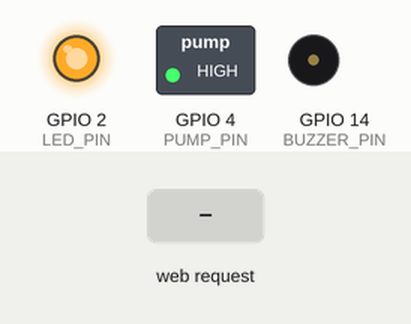
Simulated run of this sketch. Board: ESP32. Parts: switched loads named in the sketch (green lamp = pin HIGH), output pins drawn as LEDs (lit = HIGH), buzzer (waves = sounding, pin HIGH). The test bench sets the inputs (shaded band). WiFi joins after 1.5 s; servers stay silent unless stated; what the sketch prints to the serial monitor is not drawn.

Above: at 2.7 s.
2.8 s: HTTP request GET /pump/on received
At 3.7 s:
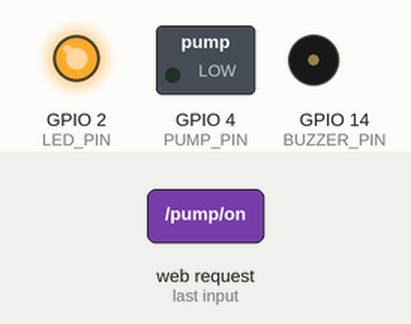
4.3 s: HTTP request GET /led/off received
At 4.8 s:
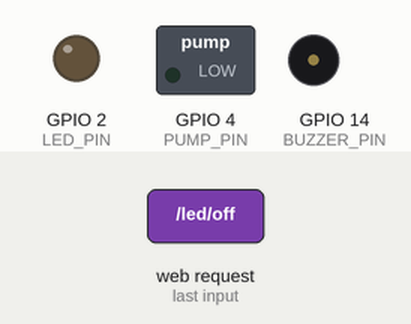
5.8 s: HTTP request GET /pump/off received
At 7.0 s:
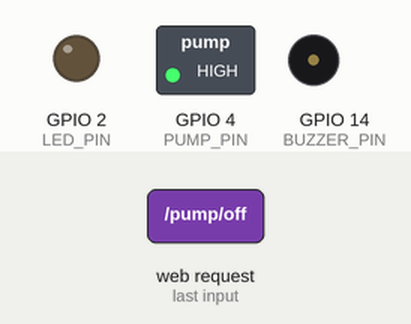
7.3 s: HTTP request GET /buzzer/on received
At 8.3 s:
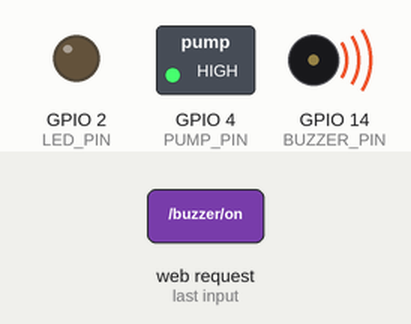
8.8 s: HTTP request GET /led/on received
At 9.5 s:
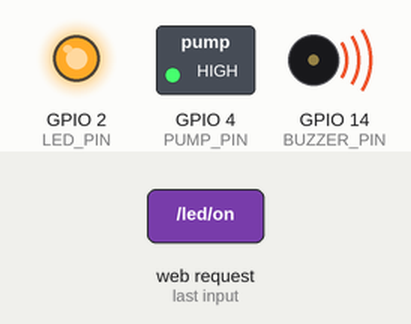
10.3 s: HTTP request GET /buzzer/off received
At 10.6 s:
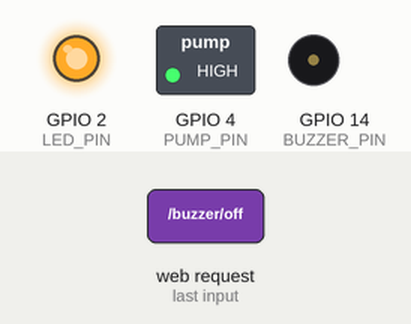
Timing chart, 0 to 12.8 s (numbered marks = the images above; inputs shaded):
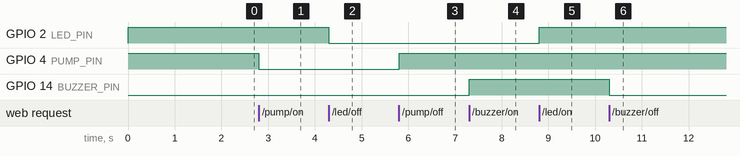

Measured:
- after the input at 2.8 s, GPIO 4 (PUMP_PIN): HIGH → LOW at once
- after the input at 4.3 s, GPIO 2 (LED_PIN): HIGH → LOW at once
- after the input at 5.8 s, GPIO 4 (PUMP_PIN): LOW → HIGH at once
- after the input at 7.3 s, GPIO 14 (BUZZER_PIN): LOW → HIGH at once
- after the input at 8.8 s, GPIO 2 (LED_PIN): LOW → HIGH at once
- after the input at 10.3 s, GPIO 14 (BUZZER_PIN): HIGH → LOW at once

The sketch:

Hardware.ino
```cpp
#include <WiFi.h>
#include <WebServer.h>

// Replace with your WiFi credentials
const char* ssid = "*********";
const char* password = "123456789";

WebServer server(80);

// Pins
#define PUMP_PIN 4
#define LED_PIN 2
#define BUZZER_PIN 14
#define RAIN_PIN 18

// -------------------- HANDLERS --------------------

// Pump
void handlePumpOn() {
  digitalWrite(PUMP_PIN, LOW);
  server.sendHeader("Access-Control-Allow-Origin", "*");
  server.send(200, "text/plain", "Pump ON");
}

void handlePumpOff() {
  digitalWrite(PUMP_PIN, HIGH);
  server.sendHeader("Access-Control-Allow-Origin", "*");
  server.send(200, "text/plain", "Pump OFF");
}

// LED
void handleLedOn() {
  digitalWrite(LED_PIN, HIGH);
  server.sendHeader("Access-Control-Allow-Origin", "*");
  server.send(200, "text/plain", "LED ON");
}

void handleLedOff() {
  digitalWrite(LED_PIN, LOW);
  server.sendHeader("Access-Control-Allow-Origin", "*");
  server.send(200, "text/plain", "LED OFF");
}

// Buzzer
void handleBuzzerOn() {
  digitalWrite(BUZZER_PIN, HIGH);
  server.sendHeader("Access-Control-Allow-Origin", "*");
  server.send(200, "text/plain", "Buzzer ON");
}

void handleBuzzerOff() {
  digitalWrite(BUZZER_PIN, LOW);
  server.sendHeader("Access-Control-Allow-Origin", "*");
  server.send(200, "text/plain", "Buzzer OFF");
}

// Rain Sensor
void handleRain() {
  int rainValue = digitalRead(RAIN_PIN);

  server.sendHeader("Access-Control-Allow-Origin", "*");

  if (rainValue == LOW) {
    server.send(200, "text/plain", "RAIN=1");  // Rain
  } else {
    server.send(200, "text/plain", "RAIN=0");  // No rain
  }
}

// Test
void handleTest() {
  server.sendHeader("Access-Control-Allow-Origin", "*");
  server.send(200, "text/plain", "ESP32 Server Working");
}

// -------------------- SETUP --------------------

void setup() {
  Serial.begin(115200);

  pinMode(PUMP_PIN, OUTPUT);
  pinMode(LED_PIN, OUTPUT);
  pinMode(BUZZER_PIN, OUTPUT);
  pinMode(RAIN_PIN, INPUT);

  // Default states
  digitalWrite(PUMP_PIN, HIGH);
  digitalWrite(LED_PIN, HIGH);
  digitalWrite(BUZZER_PIN, LOW);

  // WiFi connect
  WiFi.begin(ssid, password);
  Serial.print("Connecting");

  while (WiFi.status() != WL_CONNECTED) {
    delay(500);
    Serial.print(".");
  }

  Serial.println("\nConnected!");
  Serial.print("IP Address: ");
  Serial.println(WiFi.localIP());

  // Routes
  server.on("/test", handleTest);

  server.on("/pump/on", handlePumpOn);
  server.on("/pump/off", handlePumpOff);

  server.on("/led/on", handleLedOn);
  server.on("/led/off", handleLedOff);

  server.on("/buzzer/on", handleBuzzerOn);
  server.on("/buzzer/off", handleBuzzerOff);

  server.on("/rain", handleRain);

  server.begin();
  Serial.println("Server started");
}

// -------------------- LOOP --------------------

void loop() {
  server.handleClient();
}
```
